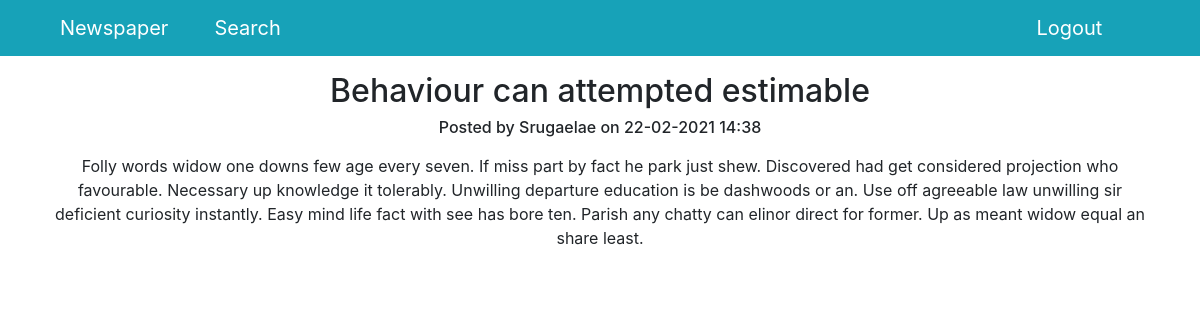
/2, run on the app's committed database.
### news/models.py (models this page shows, shortened)
class Post(models.Model):
    author = models.ForeignKey('accounts.Author', on_delete=models.CASCADE)
    post_type = models.CharField(
        max_length=1,
        choices=[
            ('A', 'Article'),
            ('N', 'News')
        ],
        default='N'
    )
    posted = models.DateTimeField(auto_now_add=True)
    category = models.ManyToManyField(Category, through='PostCategory')
    title = models.CharField(max_length=255)
    content = models.TextField()
    rating = models.IntegerField(default=0)

### accounts/models.py (models this page shows, shortened)
class Author(models.Model):
    user = models.OneToOneField('auth.User', on_delete=models.CASCADE)
    rating = models.IntegerField(default=0)
    def __str__(self):
        return self.user.username

### news/views.py (the view)
# urls.py: path('<int:pk>', PostDetailView.as_view(), name='post_detail'),
class PostDetailView(DetailView):
    template_name = 'news/post_detail.html'
    queryset = Post.objects.all()

### news/templatetags/custom_filters.py (called while the page is built)
@register.filter(name='censor')
def censor(text, derivatives=False):
    def asteriskify(matchobj):
        """
        Switch all letters of a banned word expect the first and
        the last to '*'.
        """
        word = matchobj[0]
        return word[0] + '*' * (len(word)-2) + word[-1]
    censored_text = text
    for banned_word in BANNED_WORDS:
        censored_text = re.sub(
            banned_word
            if derivatives else rf'(^|(?<=\W)){banned_word}((?=\W)|$)',
            asteriskify,
            censored_text,
            flags=re.IGNORECASE
        )
    return censored_text

### templates/news/post_detail.html (shortened to what this page needs)
{% extends 'default.html' %}
{% load custom_filters %}
{% block content %}
  <h2>{{ post.title | censor }}</h1>
  <h6>Posted by {{ post.author }} on {{ post.posted | date:"d-m-Y H:i" }}</h6>
  <div class="mt-3">{{ post.content | censor }}</div>
{% endblock content %}

### data on the page
Post: title|censor "Behaviour can attempted estimable", author "Srugaelae", posted "22-02-2021 14:38", content|censor "Folly words widow one downs few age every seven. If miss part by fact he park just shew. Discovered had get considered projection who favourable. Necessary up knowledge it tolerably. Unwilling departure education is be dashwoods or an. Use off agreeable law unwilling sir deficient curiosity instantly. Easy mind life fact with see has bore ten. Parish any chatty can elinor direct for former. Up as meant widow equal an share least."
